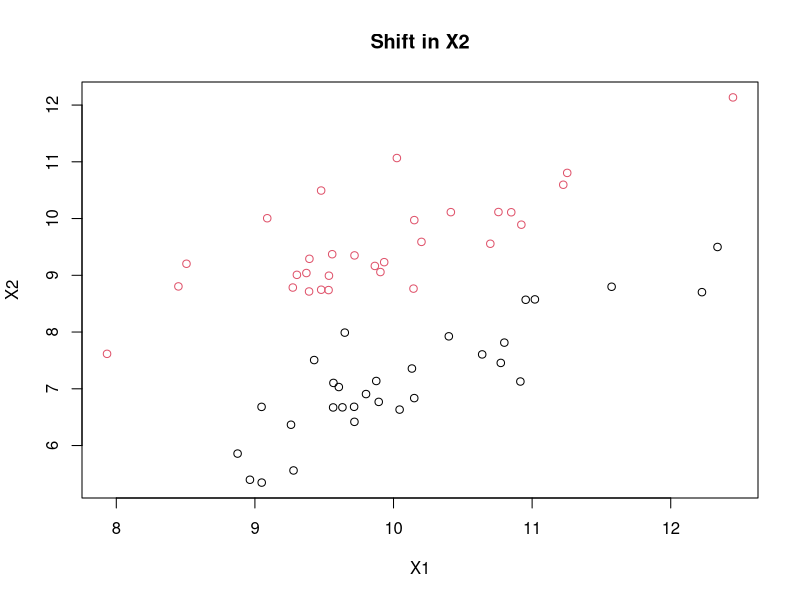
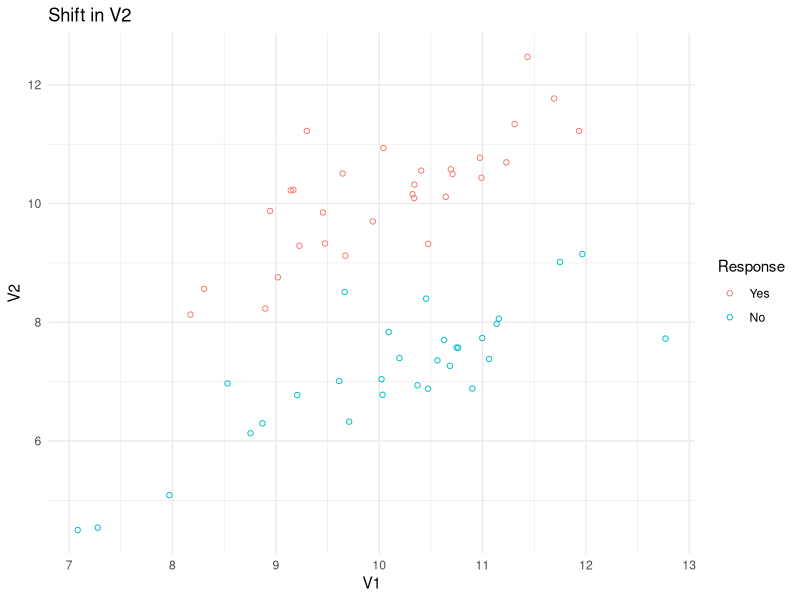
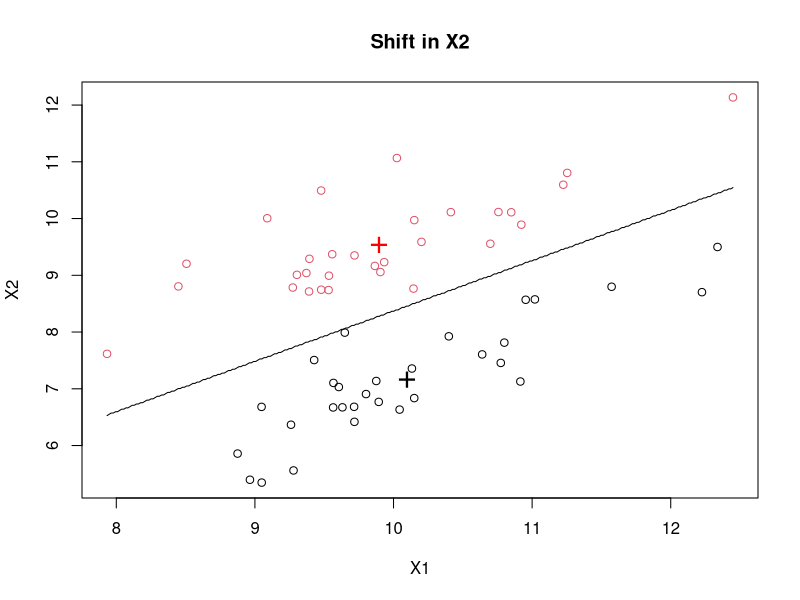
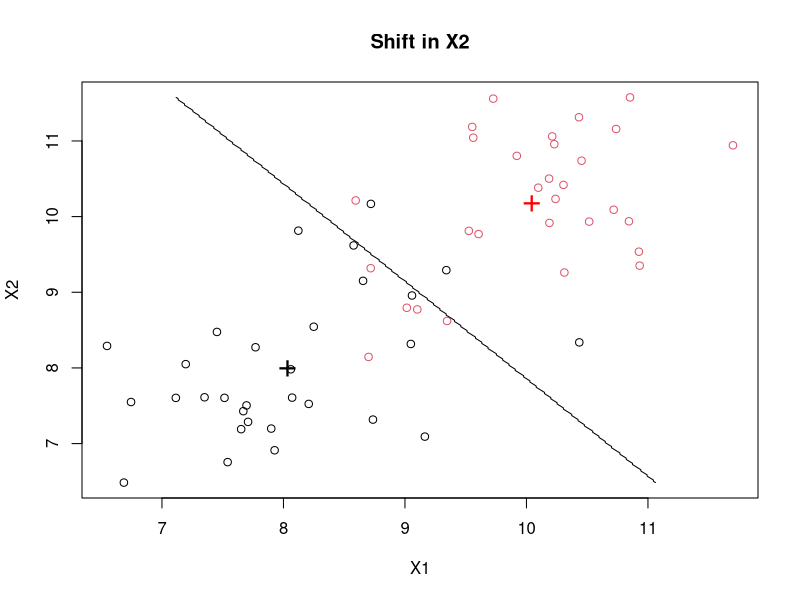
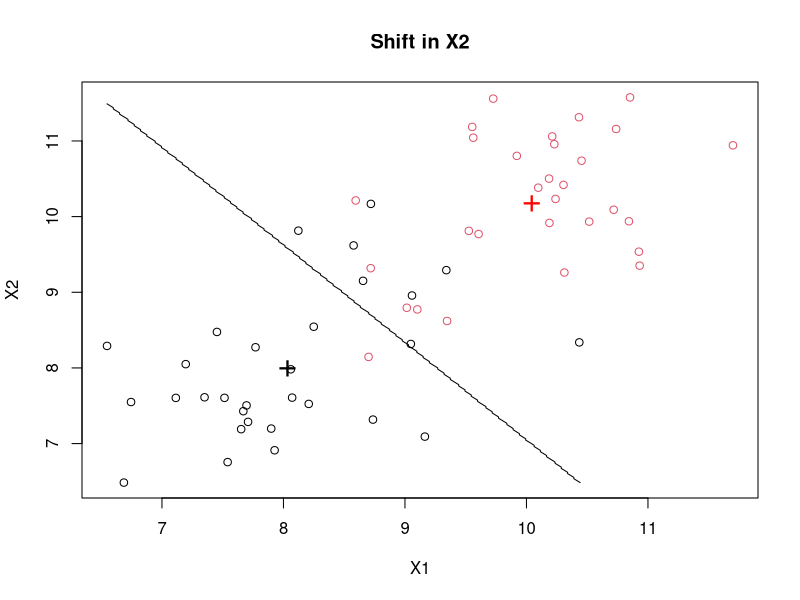
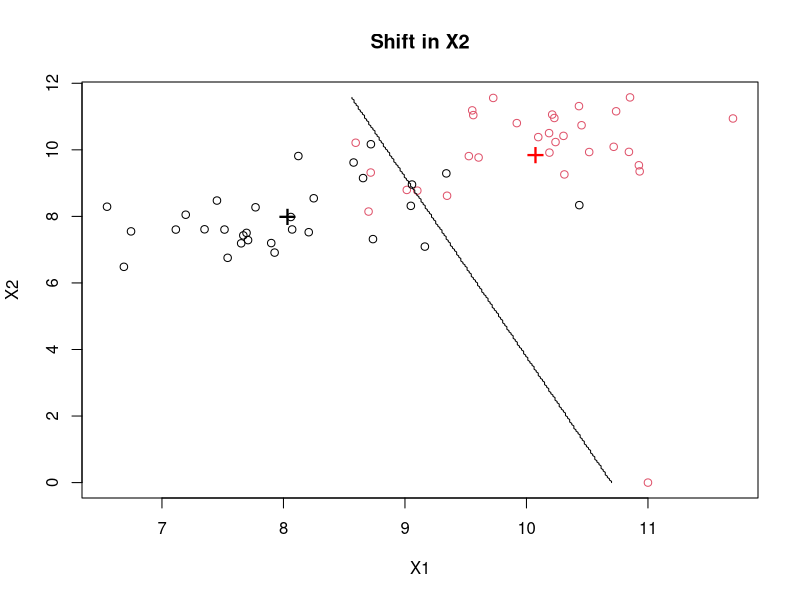
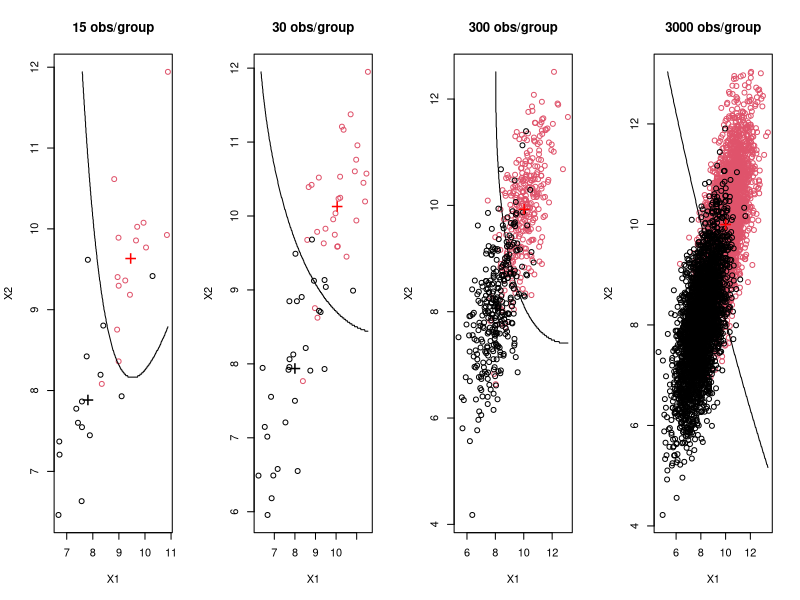
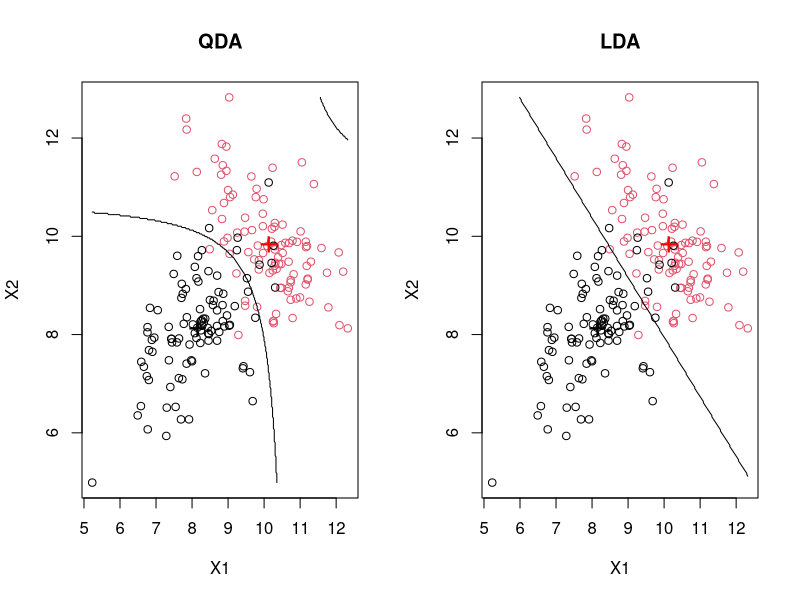

The R source for these figures, in order:
## ---- chunk 1
library(MASS)
library(mvtnorm)
set.seed(1234)

# Create yes and no vectors
dataYes <- mvrnorm(30, c(10, 10), matrix(c(1, .8, .8, 1), 2, 2, byrow = T))
dataNo <- mvrnorm(30, c(10, 7), matrix(c(1, .8, .8, 1), 2, 2, byrow = T))

# Bind yes and no together into a data frame
full <- data.frame(rbind(dataYes, dataNo))

# Add yes/no column as a factor
full$Response <- factor(rep(c("Yes", "No"), each = 30))

# Plot data
plot(full[, 1:2], col = full$Response, main = "Shift in X2")
## ---- chunk 2
library(tidyverse)

# Create data set
full2 <- bind_rows(as_tibble(mvrnorm(30, c(10, 10), matrix(c(1, .8, .8, 1), 2, 2, byrow = T))),
                  as_tibble(mvrnorm(30, c(10, 7), matrix(c(1, .8, .8, 1), 2, 2, byrow = T))))

# Create response column
full2 <- full2 %>% 
  mutate(response = as_factor(rep(c("Yes", "No"), each = 30)))

# Plot results
ggplot(full2, aes(V1, V2, color = response)) +
  geom_point(shape = 21) +
  labs(title = "Shift in V2",
       color = "Response") +
  theme_minimal()
## ---- chunk 3
# Construct the LDA model
mylda <- lda(Response ~ X1 + X2, data = full)

# Draw discrimination line
np <- 300
nd.x <- seq(
  from = min(full$X1),
  to = max(full$X1),
  length.out = np
)
nd.y <- seq(
  from = min(full$X2),
  to = max(full$X2),
  length.out = np
)
nd <- expand.grid(X1 = nd.x, X2 = nd.y)

prd <- as.numeric(predict(mylda, newdata = nd)$class)

plot(full[, 1:2], col = full$Response, main = "Shift in X2")

points(
  mylda$means,
  pch = "+",
  cex = 2,
  col = c("black", "red")
)

contour(
  x = nd.x,
  y = nd.y,
  z = matrix(prd, nrow = np, ncol = np),
  levels = c(1, 2),
  add = TRUE,
  drawlabels = FALSE
)
## ---- chunk 4
# Another scenario
dataYes <- mvrnorm(30, c(10, 10), matrix(c(1, .6, .6, 1), 2, 2, byrow = T))
dataNo <- mvrnorm(30, c(8, 8), matrix(c(1, .6, .6, 1), 2, 2, byrow = T))
full <- rbind(dataYes, dataNo)
full <- data.frame(full)
full$Response <- rep(c("Yes", "No"), each = 30)
full$Response <- factor(full$Response)
names(full)[1:2] <- c("X1", "X2")
## ---- chunk 5
# Construct the LDA model
mylda <- lda(Response ~ X1 + X2, data = full)

# Draw discrimination line
np <- 300
nd.x <- seq(
  from = min(full$X1),
  to = max(full$X1),
  length.out = np
)
nd.y <- seq(
  from = min(full$X2),
  to = max(full$X2),
  length.out = np
)
nd <- expand.grid(X1 = nd.x, X2 = nd.y)

prd <- as.numeric(predict(mylda, newdata = nd)$class)

plot(full[, 1:2], col = full$Response, main = "Shift in X2")

points(
  mylda$means,
  pch = "+",
  cex = 2,
  col = c("black", "red")
)

contour(
  x = nd.x,
  y = nd.y,
  z = matrix(prd, nrow = np, ncol = np),
  levels = c(1, 2),
  add = TRUE,
  drawlabels = FALSE
)
## ---- chunk 6
# Construct the LDA model
mylda <- lda(Response ~ X1 + X2, 
             # prior = c(0.8, 0.2), 
             prior = c(0.2, 0.8), 
             data = full)

# Draw discrimination line
np <- 300
nd.x <- seq(
  from = min(full$X1),
  to = max(full$X1),
  length.out = np
)
nd.y <- seq(
  from = min(full$X2),
  to = max(full$X2),
  length.out = np
)
nd <- expand.grid(X1 = nd.x, X2 = nd.y)

prd <- as.numeric(predict(mylda, newdata = nd)$class)

plot(full[, 1:2], col = full$Response, main = "Shift in X2")

points(
  mylda$means,
  pch = "+",
  cex = 2,
  col = c("black", "red")
)

contour(
  x = nd.x,
  y = nd.y,
  z = matrix(prd, nrow = np, ncol = np),
  levels = c(1, 2),
  add = TRUE,
  drawlabels = FALSE
)
## ---- chunk 7
full[61, 1] <- 11
full[61, 2] <- 0
full[61, 3] <- "Yes"
## ---- chunk 8
# Construct the LDA model
mylda <- lda(Response ~ X1 + X2, 
             data = full)

# Draw discrimination line
np <- 300
nd.x <- seq(
  from = min(full$X1),
  to = max(full$X1),
  length.out = np
)
nd.y <- seq(
  from = min(full$X2),
  to = max(full$X2),
  length.out = np
)
nd <- expand.grid(X1 = nd.x, X2 = nd.y)

prd <- as.numeric(predict(mylda, newdata = nd)$class)

plot(full[, 1:2], col = full$Response, main = "Shift in X2")

points(
  mylda$means,
  pch = "+",
  cex = 2,
  col = c("black", "red")
)

contour(
  x = nd.x,
  y = nd.y,
  z = matrix(prd, nrow = np, ncol = np),
  levels = c(1, 2),
  add = TRUE,
  drawlabels = FALSE
)
## ---- chunk 9
library(mvtnorm)
set.seed(1234)
muYes <- c(10, 10)
muNo <- c(8, 8)
Sigma <- matrix(c(1, .8, .8, 1), 2, 2, byrow = T)
nY <- 30
nN <- 30
dataYes <- rmvnorm(nY, muYes, Sigma)
dataNo <- rmvnorm(nN, muNo, Sigma)
train <- rbind(dataYes, dataNo)
train <- data.frame(train)
for (i in 3:20) {
  train <- cbind(train, rnorm(nY + nN))
}
names(train) <- paste("X", 1:20, sep = "")

train$Response <- rep(c("Yes", "No"), each = 30)
train$Response <- factor(train$Response)

# Creating a test set
muYes <- c(10, 10)
muNo <- c(8, 8)
Sigma <- matrix(c(1, .8, .8, 1), 2, 2, byrow = T)
nY <- 500
nN <- 500
dataYes <- rmvnorm(nY, muYes, Sigma)
dataNo <- rmvnorm(nN, muNo, Sigma)
test <- rbind(dataYes, dataNo)
test <- data.frame(test)
for (i in 3:20) {
  test <- cbind(test, rnorm(nY + nN))
}
names(test) <- paste("X", 1:20, sep = "")

test$Response <- rep(c("Yes", "No"), each = 500)
test$Response <- factor(test$Response)
## ---- chunk 10
mylda <- lda(Response ~ X1 + X2, data = train)

# Predictions can come in many forms, the class form provides the categorical level of your response.
pred <- predict(mylda, newdata = test)$class 
Truth <- test$Response

# Creating a confusion matrix
x <- table(pred, Truth) 
x

# Misclassification Error
ME <- (x[2, 1] + x[1, 2]) / 1000
ME

# Calculating overall accuracy
1 - ME
## ---- chunk 11
set.seed(1234)
muYes <- c(10, 10)
muNo <- c(8, 8)
Sigma <- matrix(c(1, .8, .8, 1), 2, 2, byrow = T)
nY <- 30
nN <- 30
dataYes <- rmvnorm(nY, muYes, Sigma)
dataNo <- rmvnorm(nN, muNo, Sigma)
train <- rbind(dataYes, dataNo)
train <- data.frame(train)
for (i in 3:10) {
  train <- cbind(train, rnorm(nY + nN))
}
names(train) <- paste("X", 1:10, sep = "")

train$Response <- rep(c("Yes", "No"), each = 30)
train$Response <- factor(train$Response)

# Creating a test set
muYes <- c(10, 10)
muNo <- c(8, 8)
Sigma <- matrix(c(1, .8, .8, 1), 2, 2, byrow = T)
nY <- 500
nN <- 500
dataYes <- rmvnorm(nY, muYes, Sigma)
dataNo <- rmvnorm(nN, muNo, Sigma)
test <- rbind(dataYes, dataNo)
test <- data.frame(test)
for (i in 3:10) {
  test <- cbind(test, rnorm(nY + nN))
}
names(test) <- paste("X", 1:10, sep = "")

test$Response <- rep(c("Yes", "No"), each = 500)
test$Response <- factor(test$Response)

mylda <- lda(Response ~ X1 + X2, data = train)

# Predictions can come in many forms, the class form provides the categorical level of your response.
pred <- predict(mylda, newdata = test)$class 
Truth <- test$Response

# Creating a confusion matrix
x <- table(pred, Truth) 
x

# Misclassification Error
ME <- (x[2, 1] + x[1, 2]) / 1000
ME

# Calculating overall accuracy
1 - ME
## ---- chunk 12
set.seed(1234)
muYes <- c(10, 10)
muNo <- c(8, 8)
Sigma <- matrix(c(1, .8, .8, 1), 2, 2, byrow = T)
nY <- 30
nN <- 30
dataYes <- rmvnorm(nY, muYes, Sigma)
dataNo <- rmvnorm(nN, muNo, Sigma)
train <- rbind(dataYes, dataNo)
train <- data.frame(train)
for (i in 3:30) {
  train <- cbind(train, rnorm(nY + nN))
}
names(train) <- paste("X", 1:30, sep = "")

train$Response <- rep(c("Yes", "No"), each = 30)
train$Response <- factor(train$Response)

# Creating a test set
muYes <- c(10, 10)
muNo <- c(8, 8)
Sigma <- matrix(c(1, .8, .8, 1), 2, 2, byrow = T)
nY <- 500
nN <- 500
dataYes <- rmvnorm(nY, muYes, Sigma)
dataNo <- rmvnorm(nN, muNo, Sigma)
test <- rbind(dataYes, dataNo)
test <- data.frame(test)
for (i in 3:30) {
  test <- cbind(test, rnorm(nY + nN))
}
names(test) <- paste("X", 1:30, sep = "")

test$Response <- rep(c("Yes", "No"), each = 500)
test$Response <- factor(test$Response)

mylda <- lda(Response ~ X1 + X2, data = train)

# Predictions can come in many forms, the class form provides the categorical level of your response.
pred <- predict(mylda, newdata = test)$class 
Truth <- test$Response

# Creating a confusion matrix
x <- table(pred, Truth) 
x

# Misclassification Error
ME <- (x[2, 1] + x[1, 2]) / 1000
ME

# Calculating overall accuracy
1 - ME
## ---- chunk 13
par(mfrow = c(1, 4))

library(MASS)

# Another scenario
set.seed(12)
dataYes <- mvrnorm(15, c(10, 10), matrix(c(1, .6, .6, 1), 2, 2, byrow = T))
dataNo <- mvrnorm(15, c(8, 8), matrix(c(1, .6, .6, 1), 2, 2, byrow = T))
full <- rbind(dataYes, dataNo)
full <- data.frame(full)
full$Response <- rep(c("Yes", "No"), each = 15)
full$Response <- factor(full$Response)
names(full)[1:2] <- c("X1", "X2")

# Construct the model
mylda <- qda(Response ~ X1 + X2, data = full)

# Draw discrimination line
np <- 300
nd.x <- seq(from = min(full$X1), to = max(full$X1), length.out = np)
nd.y <- seq(from = min(full$X2), to = max(full$X2), length.out = np)
nd <- expand.grid(X1 = nd.x, X2 = nd.y)

prd <- as.numeric(predict(mylda, newdata = nd)$class)

plot(full[, 1:2], col = full$Response, main = "15 obs/group")
points(mylda$means, pch = "+", cex = 2, col = c("black", "red"))
contour(
  x = nd.x, y = nd.y, z = matrix(prd, nrow = np, ncol = np),
  levels = c(1, 2), add = TRUE, drawlabels = FALSE
)

# Another scenario
dataYes <- mvrnorm(30, c(10, 10), matrix(c(1, .6, .6, 1), 2, 2, byrow = T))
dataNo <- mvrnorm(30, c(8, 8), matrix(c(1, .6, .6, 1), 2, 2, byrow = T))
full <- rbind(dataYes, dataNo)
full <- data.frame(full)
full$Response <- rep(c("Yes", "No"), each = 30)
full$Response <- factor(full$Response)
names(full)[1:2] <- c("X1", "X2")

# Construct the model
mylda <- qda(Response ~ X1 + X2, data = full)

# Draw discrimination line
np <- 300
nd.x <- seq(
  from = min(full$X1),
  to = max(full$X1),
  length.out = np
)
nd.y <- seq(
  from = min(full$X2),
  to = max(full$X2),
  length.out = np
)
nd <- expand.grid(X1 = nd.x, X2 = nd.y)

prd <- as.numeric(predict(mylda, newdata = nd)$class)

plot(full[, 1:2], col = full$Response, main = "30 obs/group")
points(
  mylda$means,
  pch = "+",
  cex = 2,
  col = c("black", "red")
)
contour(
  x = nd.x,
  y = nd.y,
  z = matrix(prd, nrow = np, ncol = np),
  levels = c(1, 2),
  add = TRUE,
  drawlabels = FALSE
)

# Another scenario
dataYes <- mvrnorm(300, c(10, 10), matrix(c(1, .6, .6, 1), 2, 2, byrow = T))
dataNo <- mvrnorm(300, c(8, 8), matrix(c(1, .6, .6, 1), 2, 2, byrow = T))
full <- rbind(dataYes, dataNo)
full <- data.frame(full)
full$Response <- rep(c("Yes", "No"), each = 300)
full$Response <- factor(full$Response)
names(full)[1:2] <- c("X1", "X2")

# construct the model
mylda <- qda(Response ~ X1 + X2, data = full)

# draw discrimination line
np <- 300
nd.x <- seq(from = min(full$X1), to = max(full$X1), length.out = np)
nd.y <- seq(from = min(full$X2), to = max(full$X2), length.out = np)
nd <- expand.grid(X1 = nd.x, X2 = nd.y)

prd <- as.numeric(predict(mylda, newdata = nd)$class)

plot(full[, 1:2], col = full$Response, main = "300 obs/group")
points(
  mylda$means,
  pch = "+",
  cex = 2,
  col = c("black", "red")
)
contour(
  x = nd.x,
  y = nd.y,
  z = matrix(prd, nrow = np, ncol = np),
  levels = c(1, 2),
  add = TRUE,
  drawlabels = FALSE
)

# Another scenario
dataYes <- mvrnorm(3000, c(10, 10), matrix(c(1, .6, .6, 1), 2, 2, byrow = T))
dataNo <- mvrnorm(3000, c(8, 8), matrix(c(1, .6, .6, 1), 2, 2, byrow = T))
full <- rbind(dataYes, dataNo)
full <- data.frame(full)
full$Response <- rep(c("Yes", "No"), each = 3000)
full$Response <- factor(full$Response)
names(full)[1:2] <- c("X1", "X2")

# Construct the model
mylda <- qda(Response ~ X1 + X2, data = full)

# Draw discrimination line
np <- 300
nd.x <- seq(from = min(full$X1), to = max(full$X1), length.out = np)
nd.y <- seq(from = min(full$X2), to = max(full$X2), length.out = np)
nd <- expand.grid(X1 = nd.x, X2 = nd.y)

prd <- as.numeric(predict(mylda, newdata = nd)$class)

plot(full[, 1:2], col = full$Response, main = "3000 obs/group")
points(
  mylda$means,
  pch = "+",
  cex = 2,
  col = c("black", "red")
)
contour(
  x = nd.x,
  y = nd.y,
  z = matrix(prd, nrow = np, ncol = np),
  levels = c(1, 2),
  add = TRUE,
  drawlabels = FALSE
)
## ---- chunk 14
par(mfrow = c(1, 2))
set.seed(1234)
dataYes <- mvrnorm(100, c(10, 10), matrix(c(1, -.6, -.6, 1), 2, 2, byrow = T))
dataNo <- mvrnorm(100, c(8, 8), matrix(c(1, .6, .6, 1), 2, 2, byrow = T))
full <- rbind(dataYes, dataNo)
full <- data.frame(full)
full$Response <- rep(c("Yes", "No"), each = 100)
full$Response <- factor(full$Response)
names(full)[1:2] <- c("X1", "X2")

# construct the model
mylda <- qda(Response ~ X1 + X2, data = full)

# draw discrimination line
np <- 300
nd.x <- seq(from = min(full$X1), to = max(full$X1), length.out = np)
nd.y <- seq(from = min(full$X2), to = max(full$X2), length.out = np)
nd <- expand.grid(X1 = nd.x, X2 = nd.y)

prd <- as.numeric(predict(mylda, newdata = nd)$class)

plot(full[, 1:2], col = full$Response, main = "QDA")
points(
  mylda$means,
  pch = "+",
  cex = 2,
  col = c("black", "red")
)
contour(
  x = nd.x,
  y = nd.y,
  z = matrix(prd, nrow = np, ncol = np),
  levels = c(1, 2),
  add = TRUE,
  drawlabels = FALSE
)

set.seed(1234)
dataYes <- mvrnorm(100, c(10, 10), matrix(c(1, -.6, -.6, 1), 2, 2, byrow = T))
dataNo <- mvrnorm(100, c(8, 8), matrix(c(1, .6, .6, 1), 2, 2, byrow = T))
full <- rbind(dataYes, dataNo)
full <- data.frame(full)
full$Response <- rep(c("Yes", "No"), each = 100)
full$Response <- factor(full$Response)
names(full)[1:2] <- c("X1", "X2")

# construct the model
mylda <- lda(Response ~ X1 + X2, data = full)

# draw discrimination line
np <- 300
nd.x <- seq(from = min(full$X1), to = max(full$X1), length.out = np)
nd.y <- seq(from = min(full$X2), to = max(full$X2), length.out = np)
nd <- expand.grid(X1 = nd.x, X2 = nd.y)

prd <- as.numeric(predict(mylda, newdata = nd)$class)

plot(full[, 1:2], col = full$Response, main = "LDA")
points(
  mylda$means,
  pch = "+",
  cex = 2,
  col = c("black", "red")
)
contour(
  x = nd.x,
  y = nd.y,
  z = matrix(prd, nrow = np, ncol = np),
  levels = c(1, 2),
  add = TRUE,
  drawlabels = FALSE
)
## ---- chunk 15
# Another scenario
par(mfrow = c(1, 2))
set.seed(1234)
dataYes <- mvrnorm(100, c(10, 10), matrix(c(1, -.8, -.8, 1), 2, 2, byrow = T))
dataNo <- mvrnorm(100, c(10, 10), matrix(c(1, .5, .5, 1), 2, 2, byrow = T))
full <- rbind(dataYes, dataNo)
full <- data.frame(full)
full$Response <- rep(c("Yes", "No"), each = 100)
full$Response <- factor(full$Response)
names(full)[1:2] <- c("X1", "X2")

# construct the model
mylda <- qda(Response ~ X1 + X2, data = full)

# draw discrimination line
np <- 300
nd.x <- seq(from = min(full$X1), to = max(full$X1), length.out = np)
nd.y <- seq(from = min(full$X2), to = max(full$X2), length.out = np)
nd <- expand.grid(X1 = nd.x, X2 = nd.y)

prd <- as.numeric(predict(mylda, newdata = nd)$class)

plot(full[, 1:2], col = full$Response, main = "QDA")
points(
  mylda$means,
  pch = "+",
  cex = 2,
  col = c("black", "red")
)
contour(
  x = nd.x,
  y = nd.y,
  z = matrix(prd, nrow = np, ncol = np),
  levels = c(1, 2),
  add = TRUE,
  drawlabels = FALSE
)

set.seed(1234)
dataYes <- mvrnorm(100, c(10, 10), matrix(c(1, -.8, -.8, 1), 2, 2, byrow = T))
dataNo <- mvrnorm(100, c(10, 10), matrix(c(1, .5, .5, 1), 2, 2, byrow = T))
full <- rbind(dataYes, dataNo)
full <- data.frame(full)
full$Response <- rep(c("Yes", "No"), each = 100)
full$Response <- factor(full$Response)
names(full)[1:2] <- c("X1", "X2")

# construct the model
mylda <- lda(Response ~ X1 + X2, data = full)

# draw discrimination line
np <- 300
nd.x <- seq(from = min(full$X1), to = max(full$X1), length.out = np)
nd.y <- seq(from = min(full$X2), to = max(full$X2), length.out = np)
nd <- expand.grid(X1 = nd.x, X2 = nd.y)

prd <- as.numeric(predict(mylda, newdata = nd)$class)

plot(full[, 1:2], col = full$Response, main = "LDA")
points(
  mylda$means,
  pch = "+",
  cex = 2,
  col = c("black", "red")
)
contour(
  x = nd.x,
  y = nd.y,
  z = matrix(prd, nrow = np, ncol = np),
  levels = c(1, 2),
  add = TRUE,
  drawlabels = FALSE
)
